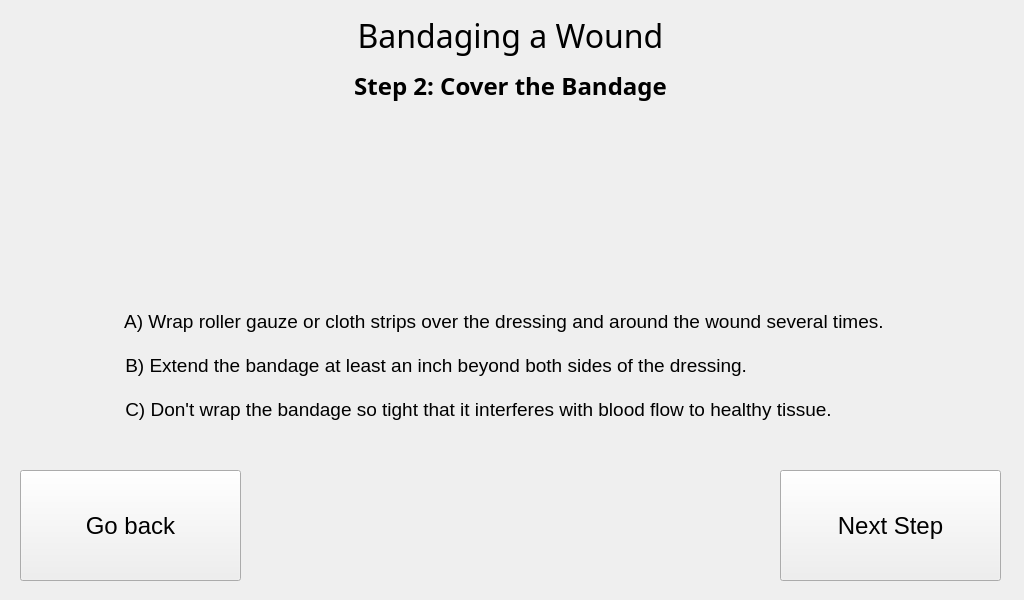
<?xml version="1.0" encoding="UTF-8"?>
<ui version="4.0">
 <class>MainWindow</class>
 <widget class="QMainWindow" name="MainWindow">
  <property name="geometry">
   <rect>
    <x>0</x>
    <y>0</y>
    <width>1024</width>
    <height>600</height>
   </rect>
  </property>
  <property name="minimumSize">
   <size>
    <width>1024</width>
    <height>600</height>
   </size>
  </property>
  <property name="maximumSize">
   <size>
    <width>1024</width>
    <height>600</height>
   </size>
  </property>
  <property name="windowTitle">
   <string>Step 2 Procedure</string>
  </property>
  <widget class="QWidget" name="centralwidget">
   <widget class="QLabel" name="TITLE">
    <property name="geometry">
     <rect>
      <x>0</x>
      <y>0</y>
      <width>1021</width>
      <height>71</height>
     </rect>
    </property>
    <property name="font">
     <font>
      <family>Unispace</family>
      <pointsize>24</pointsize>
     </font>
    </property>
    <property name="text">
     <string>Bandaging a Wound</string>
    </property>
    <property name="alignment">
     <set>Qt::AlignCenter</set>
    </property>
   </widget>
   <widget class="QLabel" name="TITLE_2">
    <property name="geometry">
     <rect>
      <x>320</x>
      <y>70</y>
      <width>381</width>
      <height>31</height>
     </rect>
    </property>
    <property name="font">
     <font>
      <family>Unispace</family>
      <pointsize>18</pointsize>
      <weight>75</weight>
      <bold>true</bold>
     </font>
    </property>
    <property name="text">
     <string>Step 2: Cover the Bandage</string>
    </property>
    <property name="alignment">
     <set>Qt::AlignCenter</set>
    </property>
   </widget>
   <widget class="QLabel" name="TITLE_3">
    <property name="geometry">
     <rect>
      <x>410</x>
      <y>130</y>
      <width>201</width>
      <height>141</height>
     </rect>
    </property>
    <property name="font">
     <font>
      <family>Unispace</family>
      <pointsize>16</pointsize>
      <weight>75</weight>
      <bold>true</bold>
     </font>
    </property>
    <property name="text">
     <string/>
    </property>
    <property name="pixmap">
     <pixmap>../2nd step bandagign a wound.jpg</pixmap>
    </property>
    <property name="alignment">
     <set>Qt::AlignCenter</set>
    </property>
   </widget>
   <widget class="QLabel" name="label">
    <property name="geometry">
     <rect>
      <x>120</x>
      <y>280</y>
      <width>801</width>
      <height>171</height>
     </rect>
    </property>
    <property name="font">
     <font>
      <pointsize>14</pointsize>
     </font>
    </property>
    <property name="text">
     <string> A) Wrap roller gauze or cloth strips over the dressing and around the wound several times.

 B) Extend the bandage at least an inch beyond both sides of the dressing.

 C) Don't wrap the bandage so tight that it interferes with blood flow to healthy tissue.</string>
    </property>
   </widget>
   <widget class="QPushButton" name="pushButton">
    <property name="geometry">
     <rect>
      <x>780</x>
      <y>470</y>
      <width>221</width>
      <height>111</height>
     </rect>
    </property>
    <property name="font">
     <font>
      <pointsize>18</pointsize>
     </font>
    </property>
    <property name="text">
     <string>Next Step</string>
    </property>
   </widget>
   <widget class="QPushButton" name="pushButton_3">
    <property name="geometry">
     <rect>
      <x>20</x>
      <y>470</y>
      <width>221</width>
      <height>111</height>
     </rect>
    </property>
    <property name="font">
     <font>
      <pointsize>18</pointsize>
     </font>
    </property>
    <property name="text">
     <string>Go back</string>
    </property>
   </widget>
  </widget>
 </widget>
 <resources/>
 <connections/>
</ui>
